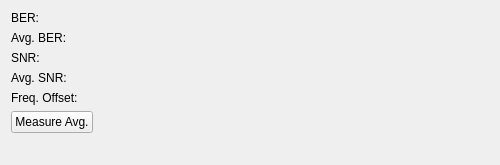
<?xml version="1.0" encoding="UTF-8"?>
<ui version="4.0">
 <class>Form</class>
 <widget class="QWidget" name="Form">
  <property name="geometry">
   <rect>
    <x>0</x>
    <y>0</y>
    <width>500</width>
    <height>165</height>
   </rect>
  </property>
  <property name="sizePolicy">
   <sizepolicy hsizetype="Expanding" vsizetype="Expanding">
    <horstretch>0</horstretch>
    <verstretch>0</verstretch>
   </sizepolicy>
  </property>
  <property name="minimumSize">
   <size>
    <width>500</width>
    <height>165</height>
   </size>
  </property>
  <property name="windowTitle">
   <string>Form</string>
  </property>
  <layout class="QHBoxLayout" name="horizontalLayout">
   <item>
    <layout class="QFormLayout" name="formLayout">
     <property name="fieldGrowthPolicy">
      <enum>QFormLayout::AllNonFixedFieldsGrow</enum>
     </property>
     <item row="0" column="0">
      <widget class="QLabel" name="label_ber">
       <property name="sizePolicy">
        <sizepolicy hsizetype="Fixed" vsizetype="Fixed">
         <horstretch>0</horstretch>
         <verstretch>0</verstretch>
        </sizepolicy>
       </property>
       <property name="minimumSize">
        <size>
         <width>70</width>
         <height>0</height>
        </size>
       </property>
       <property name="text">
        <string>BER:</string>
       </property>
      </widget>
     </item>
     <item row="0" column="1">
      <widget class="QLabel" name="label_ber_value">
       <property name="sizePolicy">
        <sizepolicy hsizetype="Fixed" vsizetype="Fixed">
         <horstretch>0</horstretch>
         <verstretch>0</verstretch>
        </sizepolicy>
       </property>
       <property name="minimumSize">
        <size>
         <width>70</width>
         <height>0</height>
        </size>
       </property>
       <property name="text">
        <string/>
       </property>
      </widget>
     </item>
     <item row="1" column="0">
      <widget class="QLabel" name="label_avg_ber">
       <property name="text">
        <string>Avg. BER:</string>
       </property>
      </widget>
     </item>
     <item row="1" column="1">
      <widget class="QLabel" name="label_avg_ber_value">
       <property name="sizePolicy">
        <sizepolicy hsizetype="Fixed" vsizetype="Preferred">
         <horstretch>0</horstretch>
         <verstretch>0</verstretch>
        </sizepolicy>
       </property>
       <property name="minimumSize">
        <size>
         <width>70</width>
         <height>0</height>
        </size>
       </property>
       <property name="text">
        <string/>
       </property>
      </widget>
     </item>
     <item row="2" column="0">
      <widget class="QLabel" name="label_snr">
       <property name="sizePolicy">
        <sizepolicy hsizetype="Fixed" vsizetype="Fixed">
         <horstretch>0</horstretch>
         <verstretch>0</verstretch>
        </sizepolicy>
       </property>
       <property name="minimumSize">
        <size>
         <width>70</width>
         <height>0</height>
        </size>
       </property>
       <property name="text">
        <string>SNR:</string>
       </property>
      </widget>
     </item>
     <item row="2" column="1">
      <widget class="QLabel" name="label_snr_value">
       <property name="sizePolicy">
        <sizepolicy hsizetype="Fixed" vsizetype="Fixed">
         <horstretch>0</horstretch>
         <verstretch>0</verstretch>
        </sizepolicy>
       </property>
       <property name="minimumSize">
        <size>
         <width>70</width>
         <height>0</height>
        </size>
       </property>
       <property name="text">
        <string/>
       </property>
      </widget>
     </item>
     <item row="3" column="0">
      <widget class="QLabel" name="label_avg_snr">
       <property name="text">
        <string>Avg. SNR:</string>
       </property>
      </widget>
     </item>
     <item row="3" column="1">
      <widget class="QLabel" name="label_avg_snr_value">
       <property name="sizePolicy">
        <sizepolicy hsizetype="Fixed" vsizetype="Fixed">
         <horstretch>0</horstretch>
         <verstretch>0</verstretch>
        </sizepolicy>
       </property>
       <property name="minimumSize">
        <size>
         <width>70</width>
         <height>0</height>
        </size>
       </property>
       <property name="text">
        <string/>
       </property>
      </widget>
     </item>
     <item row="4" column="0">
      <widget class="QLabel" name="label_freqoff">
       <property name="text">
        <string>Freq. Offset:</string>
       </property>
      </widget>
     </item>
     <item row="4" column="1">
      <widget class="QLabel" name="label_freqoff_value">
       <property name="text">
        <string/>
       </property>
      </widget>
     </item>
     <item row="5" column="0">
      <widget class="QPushButton" name="pushButton_measure_avg">
       <property name="text">
        <string>Measure Avg.</string>
       </property>
      </widget>
     </item>
    </layout>
   </item>
  </layout>
 </widget>
 <resources/>
 <connections/>
</ui>
